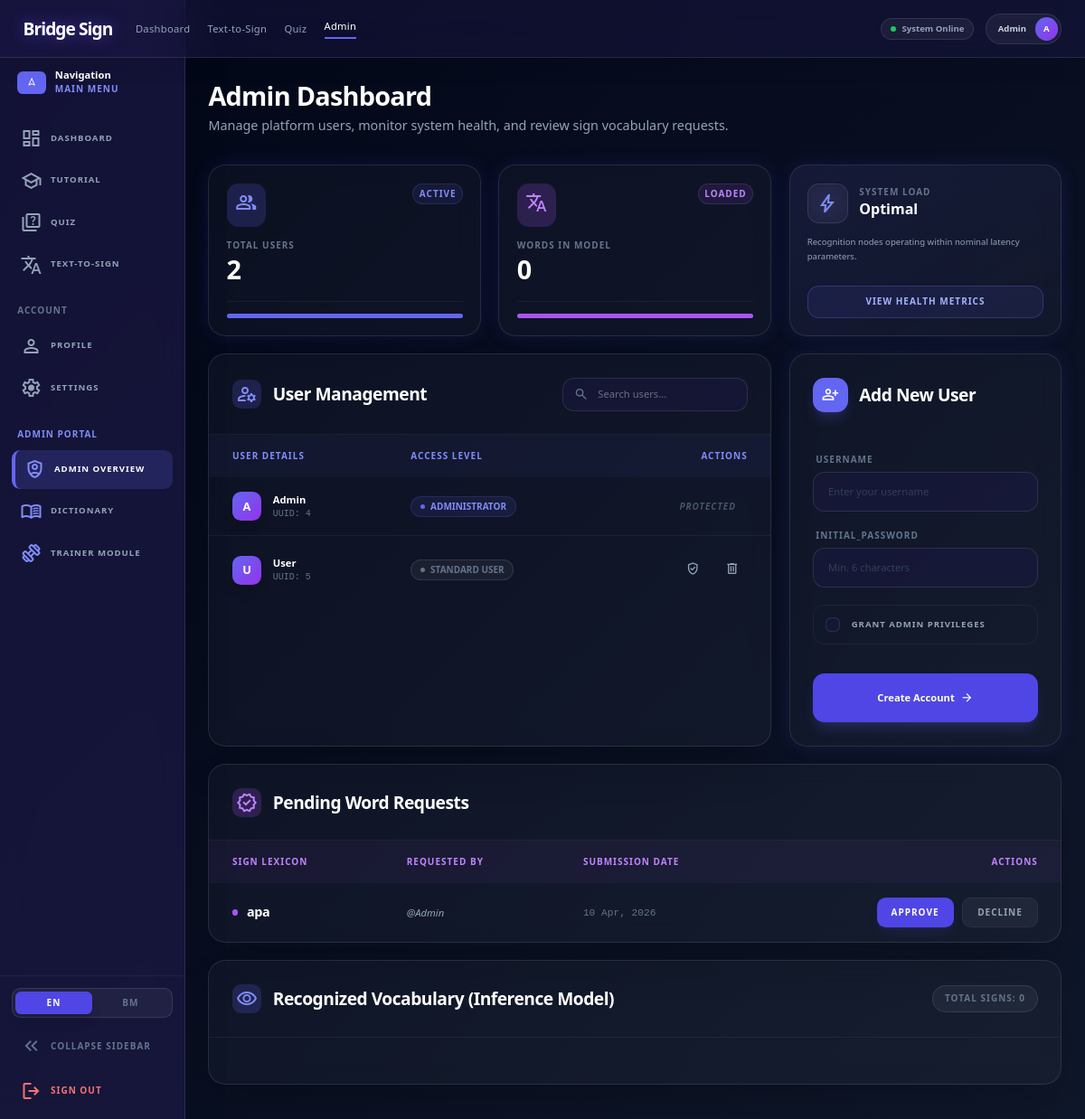
Page /admin (signed in) on the earlier database version.
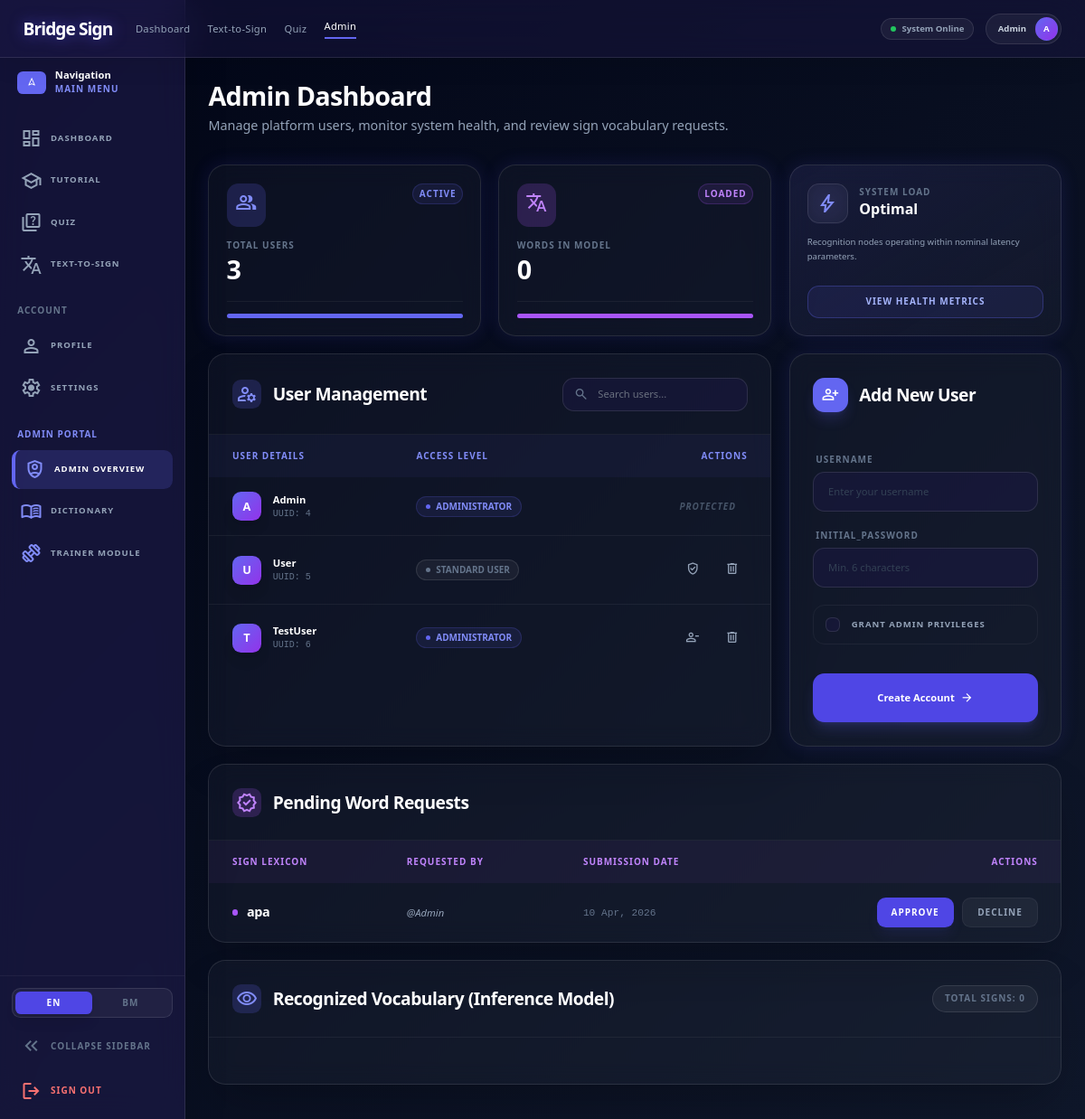
Same page on the later database version.
### app2.py (models this page shows, shortened)
class User(db.Model):
    id = db.Column(db.Integer, primary_key=True)
    username = db.Column(db.String(80), unique=True, nullable=False)
    password_hash = db.Column(db.String(200), nullable=False)
    camera_enabled = db.Column(db.Boolean, default=True)
    camera_index = db.Column(db.Integer, default=0)
    is_admin = db.Column(db.Boolean, default=False)
    tutorial_completed = db.Column(db.Boolean, default=False)
    security_question = db.Column(db.String(200), nullable=True)
    security_answer_hash = db.Column(db.String(200), nullable=True)

class WordRequest(db.Model):
    id = db.Column(db.Integer, primary_key=True)
    user_id = db.Column(db.Integer, db.ForeignKey('user.id'), nullable=False)
    requested_word = db.Column(db.String(100), nullable=False)
    status = db.Column(db.String(20), default="Pending") # Pending, Added, Rejected
    suggestion_type = db.Column(db.String(50), default="ai_recognition") # ai_recognition or text_to_sign
    timestamp = db.Column(db.DateTime, default=datetime.utcnow)
    user = db.relationship('User', backref=db.backref('requests', lazy=True))

### app2.py (the view, shortened to what this page needs)
@app.route('/admin', methods=['GET', 'POST'])
@admin_required
def admin_dashboard():
    action = (request.form.get('action', '') or '').lower() if request.method == 'POST' else ''
    all_users = User.query.order_by(User.id).all()
    pending_requests = WordRequest.query.filter_by(status='Pending', suggestion_type='ai_recognition').order_by(WordRequest.timestamp.desc()).all()
    words_list = sorted(list(dict.fromkeys(labels + dynamic_labels)))
    total_words = len(words_list)
    return render_template(
        'admin_dashboard.html',
        username=session.get('username', ''),
        is_admin=True,
        users=all_users,
        pending_requests=pending_requests,
        total_words=total_words,
        words_list=words_list
    )

### app2.py (called while the page is built)
@app.after_request
def add_header(response):
    response.headers['Cache-Control'] = 'no-store, no-cache, must-revalidate, post-check=0, pre-check=0, max-age=0'
    response.headers['Pragma'] = 'no-cache'
    response.headers['Expires'] = '-1'
    return response

@app.context_processor
def inject_translations():
    lang = session.get('lang', 'en')
    def _t(key):
        return translations.get(lang, {}).get(key, key)
    return dict(_t=_t, current_lang=lang, translations=translations)

@app.context_processor
def inject_user():
    context = {'username': '', 'is_admin': False}
    if 'user_id' in session:
        user = db.session.get(User, session['user_id'])
        if user:
            context['username'] = user.username
            context['is_admin'] = user.is_admin
    return context

### templates/admin_dashboard.html (shortened to what the changed rows need)
<!DOCTYPE html>
<html class="dark" lang="en">
<head>
    <script src="https://cdn.tailwindcss.com?plugins=forms,container-queries"></script>
    <link rel="stylesheet" href="{{ url_for('static', filename='css/global.css') }}?v=2">
    <link rel="stylesheet" href="{{ url_for('static', filename='css/modern_ui.css') }}">
</head>
<body class="bg-background text-on-surface">
    {% include '_navbar.html' %}
    {% include '_sidebar.html' %}
    <main id="main-content" class="lg:ml-64 pt-28 pb-12 px-8 max-w-[1280px] transition-all duration-300">
        <div class="mb-10">
            <h1 class="text-4xl font-extrabold text-white mb-2 tracking-tight">{{ _t('admin_dash_title') }}</h1>
        </div>
        <div class="grid grid-cols-12 gap-6">
            <div class="col-span-12 md:col-span-4 surface_glass rounded-3xl p-6 glow-indigo flex flex-col justify-between">
                <div>
                    <div class="flex justify-between items-start mb-4">
                        <div class="p-3 bg-indigo-500/20 rounded-2xl">
                        </div>
                        <span class="text-[10px] font-bold text-indigo-400 uppercase tracking-widest px-2 py-1 bg-indigo-500/10 rounded-full border border-indigo-500/20">Active</span>
                    </div>
                    <p class="text-[10px] font-bold text-slate-500 uppercase tracking-widest">{{ _t('total_users') }}</p>
                    <h3 class="text-4xl font-black text-white mt-1">{{ users | length }}</h3>
                </div>
            </div>
            <div class="col-span-12 lg:col-span-8 surface_glass rounded-3xl overflow-hidden shadow-2xl border border-white/10">
                <div class="overflow-x-auto">
                    <table class="w-full text-left">
                        <thead>
                            <tr class="bg-indigo-500/5">
                                <th class="px-8 py-5 text-[10px] font-bold text-indigo-400 uppercase tracking-widest">{{ _t('user_details') }}</th>
                                <th class="px-8 py-5 text-[10px] font-bold text-indigo-400 uppercase tracking-widest">{{ _t('access_level') }}</th>
                                <th class="px-8 py-5 text-[10px] font-bold text-indigo-400 uppercase tracking-widest text-right">{{ _t('actions') }}</th>
                            </tr>
                        </thead>
                        <tbody class="divide-y divide-white/5">
                            {% for u in users %}
                            <tr class="hover:bg-white/5 transition-colors group">
                                <td class="px-8 py-5">
                                    <div class="flex items-center gap-4">
                                        <div class="w-10 h-10 rounded-xl bg-gradient-to-br from-indigo-500 to-purple-600 flex items-center justify-center font-bold text-white shadow-lg">
                                            {{ u.username[0].upper() }}
                                        </div>
                                        <div>
                                            <div class="text-sm font-bold text-white">{{ u.username }}</div>
                                            <div class="text-[10px] text-slate-500 font-mono uppercase">UUID: {{ u.id }}</div>
                                        </div>
                                    </div>
                                </td>
                                <td class="px-8 py-5">
                                    {% if u.is_admin %}
                                        <div class="inline-flex items-center gap-2 px-3 py-1 bg-indigo-500/10 text-indigo-400 text-[10px] font-bold uppercase rounded-full border border-indigo-500/20">
                                            <span class="w-1.5 h-1.5 bg-indigo-500 rounded-full"></span>
                                            {{ _t('administrator') }}
                                        </div>
                                    {% else %}
                                        <div class="inline-flex items-center gap-2 px-3 py-1 bg-white/5 text-slate-500 text-[10px] font-bold uppercase rounded-full border border-white/10">
                                            <span class="w-1.5 h-1.5 bg-slate-500 rounded-full"></span>
                                            {{ _t('standard_user') }}
                                        </div>
                                    {% endif %}
                                </td>
                                <td class="px-8 py-5 text-right">
                                    <div class="flex justify-end gap-3">
                                        {% if u.username != 'Admin' and u.id != session.get('user_id') %}
                                            <form method="POST" class="m-0">
                                                <button type="submit" class="p-2.5 text-slate-400 hover:text-white hover:bg-white/5 rounded-xl transition-all border border-transparent hover:border-white/10" title="{{ 'Demote to User' if u.is_admin else 'Promote to Admin' }}">
                                                    <span class="material-symbols-outlined text-xl">{% if u.is_admin %}person_remove{% else %}verified_user{% endif %}</span>
                                                </button>
                                            </form>
                                            <form method="POST" class="m-0" onsubmit="return confirm('Are you sure you want to delete user {{ u.username }}?');">
                                                <button type="submit" class="p-2.5 text-slate-400 hover:text-red-400 hover:bg-red-500/5 rounded-xl transition-all border border-transparent hover:border-red-500/10">
                                                    <span class="material-symbols-outlined text-xl">delete</span>
                                                </button>
                                            </form>
                                        {% else %}
                                            <span class="text-[10px] font-bold text-slate-600 uppercase tracking-widest italic pr-4">{{ _t('protected') }}</span>
                                        {% endif %}
                                    </div>
                                </td>
                            </tr>
                            {% endfor %}
                        </tbody>
                    </table>
                </div>
            </div>
            <div class="col-span-12 surface_glass rounded-3xl overflow-hidden shadow-2xl border border-white/10">
                <div class="overflow-x-auto">
                    <table class="w-full text-left">
                        <thead>
                            <tr class="bg-purple-500/5">
                                <th class="px-8 py-5 text-[10px] font-bold text-purple-400 uppercase tracking-widest">{{ _t('sign_lexicon') }}</th>
                                <th class="px-8 py-5 text-[10px] font-bold text-purple-400 uppercase tracking-widest">{{ _t('requested_by') }}</th>
                                <th class="px-8 py-5 text-[10px] font-bold text-purple-400 uppercase tracking-widest">{{ _t('submission_date') }}</th>
                                <th class="px-8 py-5 text-[10px] font-bold text-purple-400 uppercase tracking-widest text-right">{{ _t('actions') }}</th>
                            </tr>
                        </thead>
                        <tbody class="divide-y divide-white/5">
                            {% if pending_requests %}
                                {% for req in pending_requests %}
                                <tr class="hover:bg-white/5 transition-colors group" id="req-row-{{ req.id }}">
                                    <td class="px-8 py-5">
                                        <div class="flex items-center gap-3">
                                            <span class="w-2 h-2 bg-purple-500 rounded-full animate-pulse"></span>
                                            <span class="font-black text-white text-lg tracking-tight">{{ req.requested_word }}</span>
                                        </div>
                                    </td>
                                    <td class="px-8 py-5">
                                        <span class="text-sm text-slate-400 italic">@{{ req.user.username }}</span>
                                    </td>
                                    <td class="px-8 py-5 text-sm text-slate-500 font-mono">{{ req.timestamp.strftime('%d %b, %Y') }}</td>
                                    <td class="px-8 py-5 text-right">
                                        <div class="flex justify-end gap-3">
                                            <button onclick="updateRequest({{ req.id }}, 'Added')" class="px-5 py-2.5 bg-indigo-600 hover:bg-indigo-500 text-white text-[10px] font-black uppercase tracking-widest rounded-xl transition-all shadow-lg shadow-indigo-500/10 active:scale-95">{{ _t('approve') }}</button>
                                            <button onclick="updateRequest({{ req.id }}, 'Rejected')" class="px-5 py-2.5 bg-white/5 hover:bg-white/10 text-slate-400 text-[10px] font-black uppercase tracking-widest rounded-xl transition-all border border-white/5 active:scale-95">{{ _t('decline') }}</button>
                                        </div>
                                    </td>
                                </tr>
                                {% endfor %}
                            {% endif %}
                        </tbody>
                    </table>
                </div>
            </div>
        </div>
    </main>
</body>
</html>

### templates/_navbar.html (shortened to what this page needs)
<nav class="fixed top-0 w-full h-20 bg-indigo-950/40 backdrop-blur-xl border-b border-white/10 shadow-[0_4px_30px_rgba(0,0,0,0.1)] z-50">
    <div class="flex justify-between items-center px-8 h-20 max-w-[1280px] mx-auto w-full">
        <div class="flex items-center gap-8">
            <a href="{{ url_for('index') }}" class="text-2xl font-black tracking-tighter text-white drop-shadow-[0_0_8px_rgba(79,70,229,0.6)]">Bridge Sign</a>
            <div class="hidden md:flex items-center gap-6">
                <a class="text-slate-400 hover:text-white transition-colors duration-300 font-inter text-sm font-medium tracking-wide active:scale-95 cursor-pointer {{ 'text-white border-b-2 border-indigo-500 pb-1' if request.endpoint == 'index' }}" href="{{ url_for('index') }}">{{ _t('nav_dashboard') }}</a>
                <a class="text-slate-400 hover:text-white transition-colors duration-300 font-inter text-sm font-medium tracking-wide active:scale-95 cursor-pointer {{ 'text-white border-b-2 border-indigo-500 pb-1' if request.endpoint == 'text_to_sign' }}" href="{{ url_for('text_to_sign') }}">{{ _t('nav_text_to_sign') }}</a>
                <a class="text-slate-400 hover:text-white transition-colors duration-300 font-inter text-sm font-medium tracking-wide active:scale-95 cursor-pointer {{ 'text-white border-b-2 border-indigo-500 pb-1' if request.endpoint == 'quiz' }}" href="{{ url_for('quiz') }}">{{ _t('nav_quiz') }}</a>
                {% if is_admin %}
                <a class="text-slate-400 hover:text-white transition-colors duration-300 font-inter text-sm font-medium tracking-wide active:scale-95 cursor-pointer {{ 'text-white border-b-2 border-indigo-500 pb-1' if request.endpoint in ['admin_dashboard', 'admin_dictionary'] }}" href="{{ url_for('admin_dashboard') }}">{{ _t('nav_admin') }}</a>
                {% endif %}
            </div>
        </div>
        <div class="flex items-center gap-4">
            <div class="flex items-center gap-2 text-xs font-semibold text-slate-400 bg-white/5 px-3 py-1.5 rounded-full border border-white/10 hidden sm:flex">
                <span class="w-2 h-2 bg-green-500 rounded-full animate-pulse"></span>
                {{ _t('system_online') }}
            </div>
            <div class="flex items-center gap-3 bg-white/5 pl-4 pr-1 py-1 rounded-full border border-white/10">
                <span class="text-xs font-bold text-slate-300 hidden sm:inline">{{ username if username else 'User' }}</span>
                <div class="w-8 h-8 rounded-full border border-indigo-500/30 overflow-hidden bg-gradient-to-br from-indigo-500 to-purple-600 flex items-center justify-center font-bold text-white text-xs">
                    {{ username[0].upper() if username else 'U' }}
                </div>
            </div>
        </div>
    </div>
</nav>

Differences in the rows shown:
added User: username "T", username "TestUser", id "6", _t "ADMINISTRATOR"
Other differences:
{{ users | length }}: "2" → "3"
